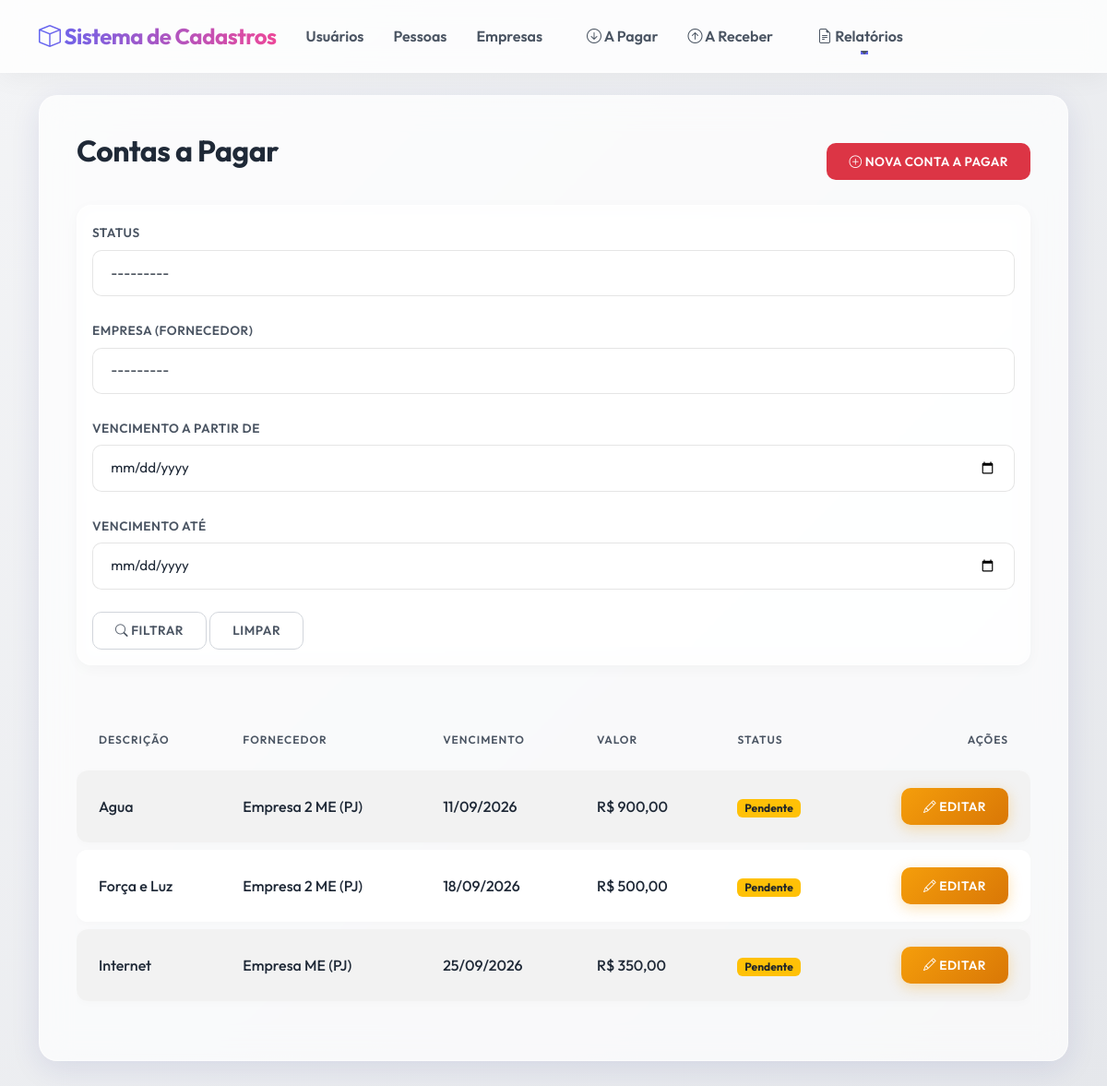
/financeiro/pagar/, run on the app's committed database.
### financeiro/models.py (models this page shows, shortened)
class ContaAPagar(models.Model):
    descricao = models.CharField('Descrição', max_length=200)
    valor = models.DecimalField('Valor', max_digits=10, decimal_places=2)
    data_vencimento = models.DateField('Data de Vencimento')
    data_pagamento = models.DateField('Data de Pagamento', null=True, blank=True)
    status = models.CharField('Status', max_length=1, choices=STATUS_PAGAR_CHOICES, default='P')
    fornecedor_pessoa = models.ForeignKey(Pessoa, on_delete=models.SET_NULL, null=True, blank=True, verbose_name='Fornecedor (Pessoa Física)')
    fornecedor_empresa = models.ForeignKey(Empresa, on_delete=models.SET_NULL, null=True, blank=True, verbose_name='Fornecedor (Pessoa Jurídica)')
    data_criacao = models.DateTimeField(auto_now_add=True)
    data_atualizacao = models.DateTimeField(auto_now=True)
    class Meta:
        verbose_name = 'Conta a Pagar'
        verbose_name_plural = 'Contas a Pagar'
        ordering = ['data_vencimento', 'status']

### cadastros/models.py (models this page shows)
class Empresa(models.Model):
    razao_social = models.CharField('Razão Social', max_length=150)
    cnpj = models.CharField('CNPJ', max_length=18, unique=True)
    email = models.EmailField('E-mail', blank=True, null=True)
    data_criacao = models.DateTimeField(auto_now_add=True)
    data_atualizacao = models.DateTimeField(auto_now=True)
    class Meta:
        verbose_name = 'Empresa'
        verbose_name_plural = 'Empresas'
        ordering = ['razao_social']
    def __str__(self):
        return self.razao_social

### financeiro/views.py (the view)
# urls.py: path('pagar/', views.ContaAPagarListView.as_view(), name='conta_pagar_list'),
class ContaAPagarListView(FilterView):
    model = ContaAPagar
    template_name = 'financeiro/contas_pagar_list.html'
    filterset_class = ContaAPagarFilter
    paginate_by = 10

### financeiro/templates/financeiro/contas_pagar_list.html (shortened to what this page needs)
{% extends 'cadastros/base.html' %}
{% load crispy_forms_tags %}
{% block content %}
<div class="row mb-3">
    <div class="col-md-12 d-flex justify-content-between align-items-center">
        <h2>Contas a Pagar</h2>
        <a href="{% url 'conta_pagar_create' %}" class="btn btn-danger"><i class="bi bi-plus-circle"></i> Nova Conta a Pagar</a>
    </div>
</div>
<div class="card mb-4">
    <div class="card-body bg-light">
        <form method="get" class="row gx-3 gy-2 align-items-end">
            {{ filter.form|crispy }}
            <div class="col-auto">
                <button type="submit" class="btn btn-secondary"><i class="bi bi-search"></i> Filtrar</button>
                <a href="{% url 'conta_pagar_list' %}" class="btn btn-outline-secondary">Limpar</a>
            </div>
        </form>
    </div>
</div>
<div class="table-responsive">
    <table class="table table-striped table-hover">
        <thead class="table-dark">
            <tr>
                <th>Descrição</th>
                <th>Fornecedor</th>
                <th>Vencimento</th>
                <th>Valor</th>
                <th>Status</th>
                <th class="text-end">Ações</th>
            </tr>
        </thead>
        <tbody>
            {% for conta in object_list %}
            <tr>
                <td>{{ conta.descricao }}</td>
                <td>
                    {% if conta.fornecedor_empresa %}
                        {{ conta.fornecedor_empresa.razao_social }} (PJ)
                    {% elif conta.fornecedor_pessoa %}
                        {{ conta.fornecedor_pessoa.nome }} (PF)
                    {% else %}
                        -
                    {% endif %}
                </td>
                <td>{{ conta.data_vencimento|date:"d/m/Y" }}</td>
                <td>R$ {{ conta.valor }}</td>
                <td>
                    {% if conta.status == 'P' %}<span class="badge bg-warning text-dark">Pendente</span>{% endif %}
                </td>
                <td class="text-end">
                    <a href="{% url 'conta_pagar_update' conta.pk %}" class="btn btn-sm btn-warning" title="Editar">
                        <i class="bi bi-pencil"></i> Editar
                    </a>
                </td>
            </tr>
            {% empty %}
            <tr>
                <td colspan="6" class="text-center">Nenhum registro encontrado.</td>
            </tr>
            {% endfor %}
        </tbody>
    </table>
</div>
{% endblock %}

### cadastros/templates/cadastros/base.html (shortened to what this page needs)
<!DOCTYPE html>
<html lang="pt-br">
<head>
    <link href="https://cdn.jsdelivr.net/npm/bootstrap@5.3.0/dist/css/bootstrap.min.css" rel="stylesheet">
    <link rel="stylesheet" href="https://cdn.jsdelivr.net/npm/bootstrap-icons@1.11.1/font/bootstrap-icons.css">
</head>
<body>
    <nav class="navbar navbar-expand-lg navbar-dark bg-primary mb-4">
        <div class="container">
            <a class="navbar-brand" href="{% url 'index' %}"><i class="bi bi-box"></i> Sistema de Cadastros</a>
            <div class="collapse navbar-collapse" id="navbarNav">
                <ul class="navbar-nav">
                    <li class="nav-item">
                        <a class="nav-link" href="{% url 'user_list' %}">Usuários</a>
                    </li>
                    <li class="nav-item">
                        <a class="nav-link" href="{% url 'pessoa_list' %}">Pessoas</a>
                    </li>
                    <li class="nav-item">
                        <a class="nav-link" href="{% url 'empresa_list' %}">Empresas</a>
                    </li>
                    <li class="nav-item ms-lg-3">
                        <a class="nav-link text-warning" href="{% url 'conta_pagar_list' %}"><i class="bi bi-arrow-down-circle"></i> A Pagar</a>
                    </li>
                    <li class="nav-item">
                        <a class="nav-link text-info" href="{% url 'conta_receber_list' %}"><i class="bi bi-arrow-up-circle"></i> A Receber</a>
                    </li>
                    <li class="nav-item dropdown ms-lg-3">
                        <a class="nav-link dropdown-toggle" href="#" id="navbarDropdown" role="button" data-bs-toggle="dropdown" aria-expanded="false">
                            <i class="bi bi-file-earmark-text"></i> Relatórios
                        </a>
                    </li>
                </ul>
            </div>
        </div>
    </nav>
    <div class="container">
        <div class="content-container">
            {% block content %}{% endblock %}
        </div>
    </div>
</body>
</html>

### cadastros/templates/cadastros/base.html (style rules this page uses)
:root { --primary-accent: #6366f1; --primary-hover: #4f46e5; --secondary-accent: #ec4899; --bg-gradient: linear-gradient(135deg, #f3f4f6 0%, #e5e7eb 100%); --glass-bg: rgba(255, 255, 255, 0.7); --glass-border: rgba(255, 255, 255, 0.5); --glass-shadow: 0 8px 32px rgba(31, 38, 135, 0.1); --text-main: #1f2937; --text-light: #4b5563; }
body { font-family: 'Outfit', sans-serif; background: var(--bg-gradient); background-attachment: fixed; color: var(--text-main); min-height: 100vh; }
.navbar { background: rgba(255, 255, 255, 0.8) !important; backdrop-filter: blur(12px); -webkit-backdrop-filter: blur(12px); border-bottom: 1px solid var(--glass-border); box-shadow: 0 4px 30px rgba(0, 0, 0, 0.05); padding: 1rem 0; transition: all 0.3s ease; position: relative; z-index: 1030; }
.navbar-brand { font-weight: 700; font-size: 1.5rem; background: linear-gradient(to right, var(--primary-accent), var(--secondary-accent)); -webkit-background-clip: text; -webkit-text-fill-color: transparent; letter-spacing: -0.5px; }
.nav-link { font-weight: 600; color: var(--text-light) !important; margin: 0 0.5rem; position: relative; transition: color 0.3s ease; }
.nav-link::after { content: ''; position: absolute; width: 0; height: 2px; bottom: 0; left: 50%; background: var(--primary-accent); transition: all 0.3s ease; transform: translateX(-50%); }
.content-container { background: var(--glass-bg); backdrop-filter: blur(16px); -webkit-backdrop-filter: blur(16px); border: 1px solid var(--glass-border); border-radius: 20px; box-shadow: var(--glass-shadow); padding: 2.5rem; margin-top: 1rem; margin-bottom: 3rem; animation: slideUp 0.6s cubic-bezier(0.16, 1, 0.3, 1); }
h1, h2, h3 { font-weight: 700; color: var(--text-main); letter-spacing: -0.5px; }
h2 { font-size: 2rem; margin-bottom: 1.5rem; }
.card { background: rgba(255, 255, 255, 0.5) !important; border: 1px solid rgba(255, 255, 255, 0.6) !important; border-radius: 16px; box-shadow: 0 4px 15px rgba(0,0,0,0.03); backdrop-filter: blur(10px); }
.card-body.bg-light { background-color: transparent !important; }
.btn { font-weight: 600; border-radius: 10px; padding: 0.6rem 1.5rem; text-transform: uppercase; font-size: 0.85rem; letter-spacing: 0.5px; transition: all 0.3s cubic-bezier(0.4, 0, 0.2, 1); border: none; }
.btn-secondary, .btn-outline-secondary { background: rgba(255, 255, 255, 0.8); color: var(--text-light); border: 1px solid #d1d5db; }
.btn-warning { background: linear-gradient(135deg, #f59e0b, #d97706); color: white; box-shadow: 0 4px 15px rgba(245, 158, 11, 0.3); }
.table { background: transparent; margin-top: 1.5rem; border-collapse: separate; border-spacing: 0 8px; }
.table-dark { background-color: transparent !important; --bs-table-bg: transparent; --bs-table-color: var(--text-light); }
.table thead th { background: transparent; color: var(--text-light) !important; font-weight: 600; text-transform: uppercase; font-size: 0.75rem; letter-spacing: 1px; border: none; padding: 1rem 1.5rem; }
.table tbody tr { background: rgba(255, 255, 255, 0.6); border-radius: 12px; box-shadow: 0 2px 10px rgba(0,0,0,0.02); transition: all 0.2s ease; }
.table tbody td { border: none; padding: 1.2rem 1.5rem; vertical-align: middle; color: var(--text-main); font-weight: 500; }
.table tbody td:first-child { border-top-left-radius: 12px; border-bottom-left-radius: 12px; }
.table tbody td:last-child { border-top-right-radius: 12px; border-bottom-right-radius: 12px; }
.form-control, .form-select { background: rgba(255, 255, 255, 0.7); border: 1px solid rgba(0, 0, 0, 0.1); border-radius: 10px; padding: 0.8rem 1.2rem; font-size: 0.95rem; color: var(--text-main); transition: all 0.3s ease; }
.form-label { font-weight: 600; color: var(--text-light); font-size: 0.85rem; text-transform: uppercase; letter-spacing: 0.5px; margin-bottom: 0.5rem; }

### data on the page
ContaAPagar: descricao "Agua", fornecedor_empresa.razao_social "Empresa 2 ME", data_vencimento "11/09/2026", valor "900,00", status "Pendente"
ContaAPagar: descricao "Força e Luz", fornecedor_empresa.razao_social "Empresa 2 ME", data_vencimento "18/09/2026", valor "500,00", status "Pendente"
ContaAPagar: descricao "Internet", fornecedor_empresa.razao_social "Empresa ME", data_vencimento "25/09/2026", valor "350,00", status "Pendente"
